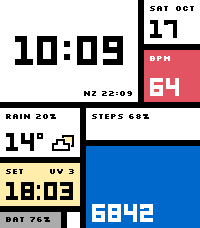
#> input picture shots/demo.png, 200 x 228 px
$ python create_assets.py
#> lines starting #> are read from the running program, lines starting #| are printed output that depends on the picture
#!/usr/bin/env python3
"""Make static store icons from the approved demo render, preserving its artwork."""
from pathlib import Path
from PIL import Image
ROOT=Path(__file__).resolve().parents[1]
image=Image.open(ROOT/'shots/demo.png').convert('RGB')
for size in (80,144):
    image.resize((size,size),Image.Resampling.LANCZOS).save(ROOT/f'icon_{size}x{size}.png')
#> this loop made 2 passes
#> pass 1, `image.resize((size,size),Image.Resampling.LANCZOS).save(ROOT/f'icon_{s..`:
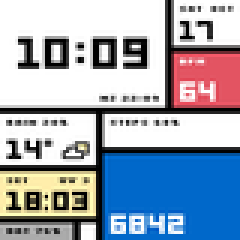
#> saved as icon_80x80.png: PIL image 80x80 RGB (shown 3 times larger); mean R, G, B 156.9, 167.9, 183.4
#> pass 2, `image.resize((size,size),Image.Resampling.LANCZOS).save(ROOT/f'icon_{s..`:
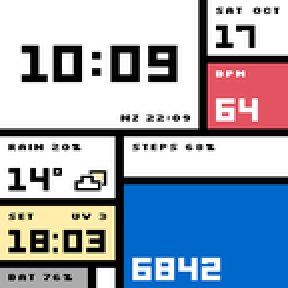
#> saved as icon_144x144.png: PIL image 144x144 RGB (shown 2 times larger); mean R, G, B 156.9, 167.6, 183.1
print('Created 80×80 and 144×144 store icons from the original composition.')
